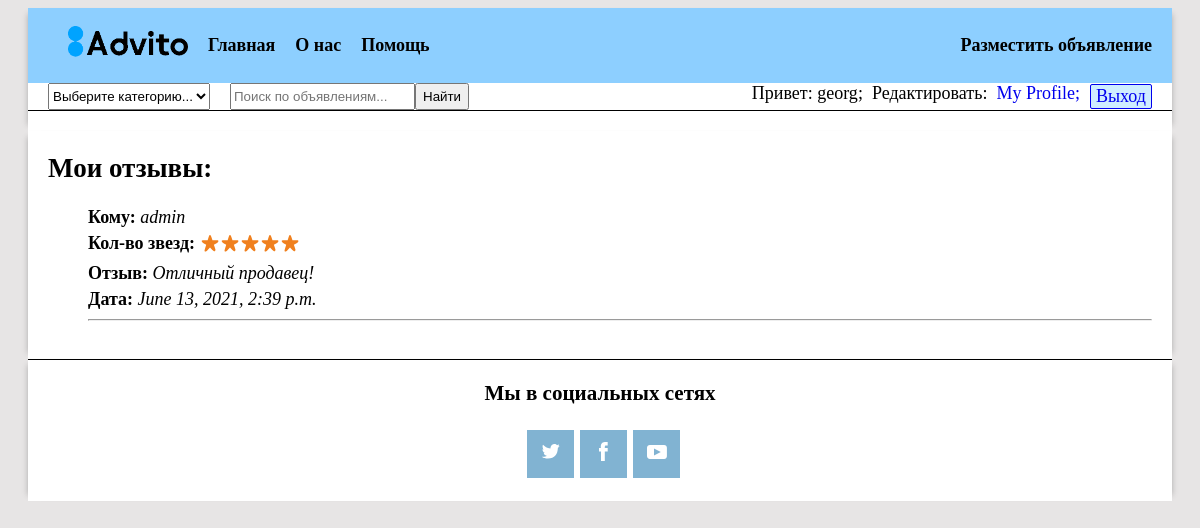
Page /advito/1/profile/reviews/ (signed in) on the committed database.
### advito/models.py (models this page shows, shortened)
class Review(models.Model):
    author = models.ForeignKey(Profile, on_delete=models.CASCADE, verbose_name="Автор отзыва")
    to_whom = models.ForeignKey(User, on_delete=models.CASCADE, verbose_name="Кому отзыв")
    rating = models.IntegerField(verbose_name="Оценка", null=True, blank=True)
    text = models.TextField(verbose_name="Отзыв", blank=True, max_length=300)
    date_pub = models.DateTimeField(default=timezone.now, verbose_name="Дата создания")
    date_edit = models.DateTimeField(default=timezone.now, verbose_name="Дата редактирования")

### advito/views_auth.py (the view)
# urls.py: path('<int:user_id>/profile/reviews/', views_auth.profile_review, name='profile_review'),
def profile_review(request, user_id):
    model = Review
    template_name = 'my_auth/profile_review.html'
    context = {}
    categories= CategoryPost.objects.all()
    profile_review = model.objects.filter(author_id=request.user.user_profile.id).order_by('-date_pub')
    context = {'categories': categories, 'reviews': profile_review,}
    return render(request, template_name, context)

### advito/templates/my_auth/profile_review.html (shortened to what this page needs)
{% extends 'base.html' %}
{% load static %}
{% block content %}
<div class="profile-reviews">
  <h1>Мои отзывы:</h1>
  {% if reviews %}
    <ul class="prof-reviews">
      {% for review in reviews %}
        <li class="review">
          <p class="review__name">Кому: <i class="review__name_text">{{ review.to_whom }}</i></p>
          <p class="review__name">Кол-во звезд:&nbsp<i class="stars"> {{ review.rating }}</i></p>
          {% if  review.text %}
            <p class="review__name">Отзыв: <i class="review__name_text">{{ review.text }}</i></p>
          {% endif %}
          <p class="review__name">Дата: <i class="review__name_text">{{ review.date_pub }}</i></p>
        </li>
        <hr>
      {% endfor %}
    </ul>
  {% else %}
    <i>Пока отзывов нет</i>
  {% endif %}
  </div>
{% endblock  %}

### templates/base.html (shortened to what this page needs)
<!DOCTYPE html>
{% load static %}
<html lang="ru">
  <head>
    <link rel="stylesheet" type="text/css" href="{% static 'css/common.css' %}">
    <link rel="stylesheet" type="text/css" href="{% static 'css/style.css' %}">
  </head>
  <body>
    <header class="container-back">
      <div class="container">
        <nav class="navigation">
          <div class="container-nav">
            <div class="navbar">
              <ul class="navbar-nav">
                <li class="nav-item">
                <a class="logo" href="{% url 'advito:index' %}">
                  <img class="logo__img" src="{% static 'img/icon.png' %}" alt="Иконка сайта">
                </a>
                </li>
                <li class="nav-item">
                  <a class="nav-link" aria-current="page" href="{% url 'advito:index' %}">Главная</a>
                </li>
                <li class="nav-item">
                  <a class="nav-link" href="#">О нас</a>
                </li>
                <li class="nav-item">
                  <a class="nav-link" href="/advito/support/">Помощь</a>
                </li>
              </ul>
            </div>
          </div>
          <div class="navbar">
            <ul class="navbar-nav">
              {% if not user.is_authenticated %}
                <li class="nav-item">
                  <a class="nav-link" href="{% url 'advito:login' %}">Вход</a>
                </li>
                <li class="nav-item">
                  <a class="nav-link" href="{% url 'advito:signup' %}">Зерегистрироваться</a>
                </li>
              {% else %}
                <li class="nav-item">
                  <a class="nav-link" href="{% url 'advito:post_create' %}">Разместить объявление</a>
                </li>
              {% endif %}
            </ul>
          </div>
        </nav>
        <div class="index-form" data-marker="search-form">
          <div class="category">
            <div class="category-select">
              <select id="my_select" name="category_id" class="select" style="height: 27px;" onchange="getData(this)">
                <option selected="selected" disabled>Выберите категорию...</option>
              </select>
            </div>
          </div>
          <form class="form_search" action="{% url 'advito:index' %}" method="get">
            <input name="q" type="search" placeholder="Поиск по объявлениям...">
            <button class="button-text">Найти</button>
          </form>
          <div class="username">
            <span> Привет:&nbsp</span>
            {% if not user.is_authenticated %}
              <span> Незнакомец(ка)</span>
            {% else %}
              <span>{{ user }};</span>
              <span>&nbsp Редактировать: &nbsp</span>
              <a class="profile__href" href="{% url 'advito:profile' user.id %}">My Profile;</a>
              <a class="profile-exit__href" href="{% url 'advito:logout' %}">Выход</a>
            {% endif %}
          </div>
        </div>
    </div>
  </header>
    <main class="container-back">
      <section class="section container">
        {% block content %}{% endblock  %}
      </section>
    </main>
    <footer class="container-back">
      <div class="footer container">
        <div class="footer-social">
          <h3> Мы в социальных сетях</h3>
          <ul class="footer-social__list">
            <li class="footer-social__item">
              <a class = "footer-social__link" href="https://twitter.com/">
              </a>
            </li>
            <li class="footer-social__item">
              <a class = "footer-social__link" href="https://www.facebook.com">
              </a>
            </li>
            <li class="footer-social__item">
              <a class="footer-social__link" href="https://www.youtube.com">
                <svg class="footer__logo-svg" width="20" height="14" viewBox="0 0 20 14" fill="none"
                  xmlns="http://www.w3.org/2000/svg">
                  <path d="M17.1 0H2.8C1.3 0 0 1.3 0 2.8V11.1C0 12.7 1.3 14 2.8 14H17.1C18.7
                  14 19.9 12.7 19.9 11.2V2.8C20 1.3 18.7 0 17.1 0ZM7 10.4V3.6L13.8 7L7 10.4Z"/>
                </svg>
              </a>
            </li>
          </ul>
        </div>
      </div>
    </footer>
  </body>
</html>

### static/css/common.css (style rules this page uses)
html { background-color: #E7E5E5; box-sizing: border-box; font-family: 'Times New Roman', serif; }
body { font-size: 18px; }
a { text-decoration: none; cursor: pointer; }
li { list-style-type: none }
img { max-width: 100%; }
.container-back { box-sizing: border-box; display: flex; width: 100%; margin: 0 auto; background-color: #E7E5E5; padding-left: 20px; padding-right: 20px; }
.container { width: 100%; max-width: 1200px; padding-bottom: 20px; margin: 0 auto; background-color:#FFFFFF; box-shadow: 6px 0px 6px -6px rgba(0,0,0,0.25), -6px 0px 6px -6px rgba(0,0,0,0.25); }
.navigation { display:flex; background-color: #8DCFFF; justify-content: space-between; flex-wrap: wrap; }
.navbar { display: flex; }
.navbar-nav { display:flex; align-self: center; flex-wrap: wrap; }
.nav-item { margin-right:20px; display: flex; }
.logo { width: 120px; }
.nav-link { align-self: center; font-weight: bold; color: #000000; }
.index-form { display:flex; border-bottom: solid 1px; }
.category, .form { margin-left: 20px; }
.username { display: flex; justify-content: flex-end; flex-wrap: wrap; width: 100%; }
.profile-exit__href { background-color:#cfedff; border: solid 1px; border-radius: 2px; padding: 1px 5px 1px 5px; margin: 1px 20px 1px 10px; }
.footer { display: flex; border-top: solid 1px; }
.footer-social { margin: 0 auto; }
.footer-social__list { display: flex; margin: 0 auto; }
.footer-social__item { display: flex; background-color: #81B3D2; width: 47px; height: 48px; margin: 3px; cursor: pointer; }
.footer-social__link { margin: auto; display: block; }
.footer__logo-svg { fill: #FFFFFF; }

### static/css/style.css (style rules this page uses)
.section { box-sizing: border-box; padding-left: 20px; padding-right: 20px; padding-bottom: 20px; }
.review > p:nth-child(2) { display: flex; }
.review__name { font-weight: bold; margin: 0 0 5px; }
.message__name_text, .comment__name_text, .review__name_text { font-weight: initial; }
.form_search { display: flex; margin-left: 20px; }

### rows in the picture
Review: to_whom "admin", text "Отличный продавец!", date_pub "June 13, 2021, 2:39 p.m."

### other values in the picture
{{ user }} "georg"
